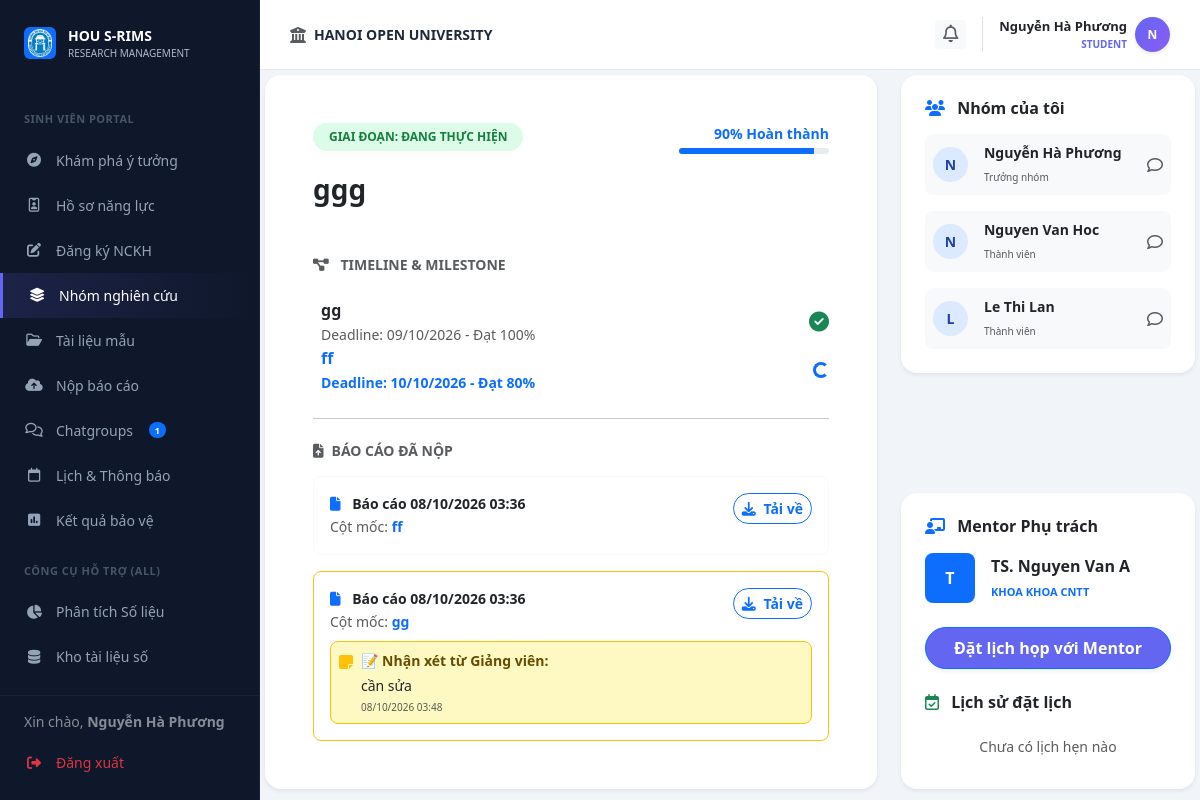
/student/progress (signed in), run on an earlier commit of the app's database.
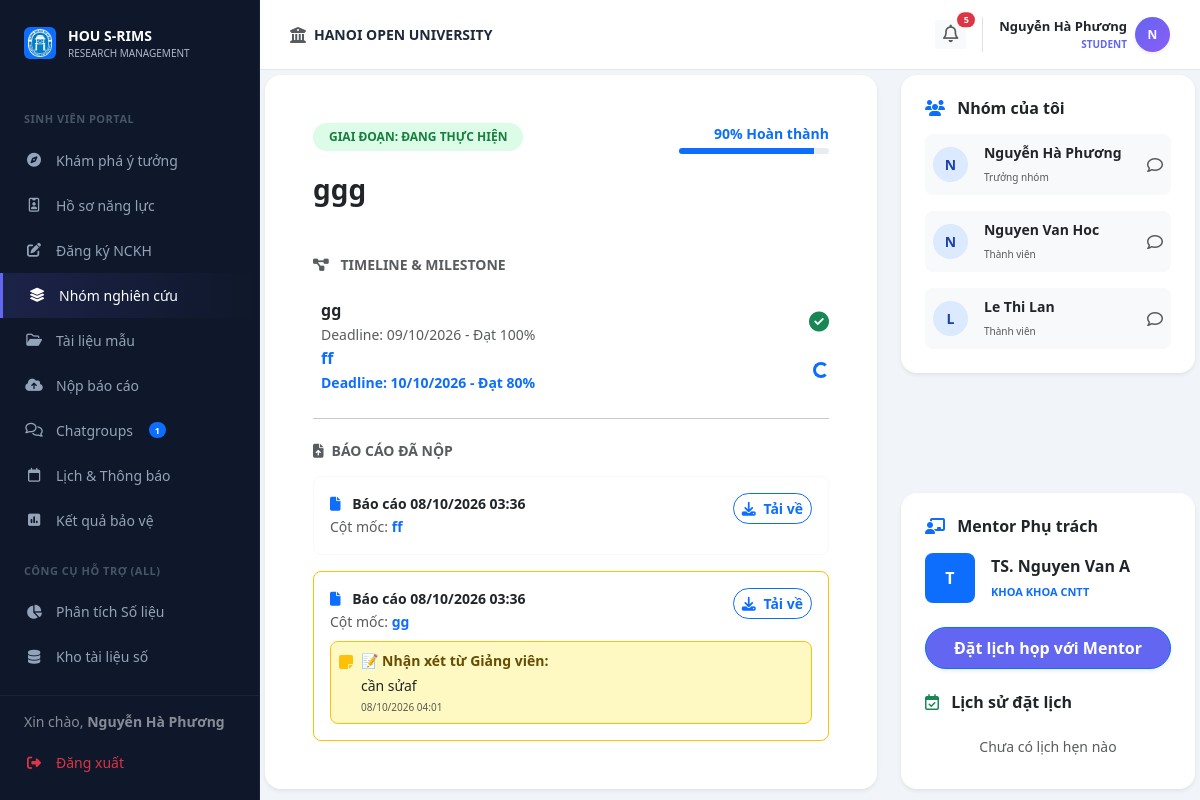
And on a later commit of the database.
### models.py (models this page shows)
class Submission(db.Model):
    __tablename__ = 'submissions'
    id = db.Column(db.Integer, primary_key=True)
    topic_id = db.Column(db.Integer, db.ForeignKey('topics.id'), nullable=False)
    milestone_id = db.Column(db.Integer, db.ForeignKey('milestones.id'), nullable=True)
    uploader_id = db.Column(db.Integer, db.ForeignKey('users.id'), nullable=False)
    file_url = db.Column(db.String(255), nullable=False)
    type = db.Column(db.String(50), nullable=False)
    submitted_at = db.Column(db.DateTime, default=datetime.utcnow)
    feedback = db.Column(db.Text, nullable=True)
    feedback_at = db.Column(db.DateTime, nullable=True)
    milestone = db.relationship('Milestone', backref='submissions')

class Milestone(db.Model):
    __tablename__ = 'milestones'
    id = db.Column(db.Integer, primary_key=True)
    topic_id = db.Column(db.Integer, db.ForeignKey('topics.id'), nullable=False)
    name = db.Column(db.String(100), nullable=False)
    deadline = db.Column(db.DateTime, nullable=False)
    description = db.Column(db.Text, nullable=True)
    status = db.Column(db.String(20), default='pending')

### routes/student_bp.py (the view)
@student_bp.route('/progress')
def progress():
    user_id = session.get('user_id')
    my_groups = Group.query.join(GroupMember).join(Batch).filter(GroupMember.student_id == user_id, Batch.status == 'active').all()
    my_topics = []
    topic_milestones = []
    topic_submissions = []
    if my_groups:
        group_ids = [g.id for g in my_groups]
        my_topics = Topic.query.join(Batch).filter(Topic.group_id.in_(group_ids), Batch.status == 'active').all()
        if my_topics:
            topic_milestones = Milestone.query.filter_by(topic_id=my_topics[0].id).order_by(Milestone.deadline.asc()).all()
            total_progress = 0
            for m in topic_milestones:
                p = Progress.query.filter_by(milestone_id=m.id).order_by(Progress.updated_at.desc()).first()
                m.progress_pct = p.percentage if p else 0
                total_progress += m.progress_pct
            if len(topic_milestones) > 0:
                total_progress = total_progress // len(topic_milestones)
            my_topics[0].total_progress = total_progress
            from models import Submission
            topic_submissions = Submission.query.filter_by(topic_id=my_topics[0].id).order_by(Submission.submitted_at.desc()).all()
    from models import Meeting
    my_meetings = Meeting.query.filter_by(organizer_id=user_id).order_by(Meeting.start_time.desc()).all()
    return render_template('student/progress.html', my_groups=my_groups, my_topics=my_topics, topic_milestones=topic_milestones, my_meetings=my_meetings, topic_submissions=topic_submissions)

### routes/student_bp.py (called while the page is built)
@student_bp.before_request
def require_student():
    if session.get('role') != 'student':
        return redirect(url_for('auth.login'))

### templates/student/progress.html (shortened to what the changed rows need)
{% extends "layouts/student_layout.html" %}
{% block student_content %}
<div id="view-s-group" class="fade-in ">
                <div class="row g-4">
                    <div class="col-md-8">
                        {% if my_topics and my_topics|length > 0 %}
                        {% set active_topic = my_topics[0] %}
                        <div class="card border-0 shadow-sm rounded-4 p-5 h-100">
                            {% if topic_submissions %}
                            <div class="d-flex flex-column gap-3">
                                {% for sub in topic_submissions %}
                                <div class="border rounded-3 p-3 {{ 'border-warning' if sub.feedback else 'border-light' }}">
                                    <div class="d-flex justify-content-between align-items-start">
                                        <div>
                                            <div class="fw-bold text-dark small">
                                                <i class="fa-solid fa-file me-2 text-primary"></i>
                                                Báo cáo {{ sub.submitted_at.strftime('%d/%m/%Y %H:%M') }}
                                            </div>
                                            {% if sub.milestone %}
                                            <small class="text-muted">Cột mốc: <span class="fw-bold text-primary">{{ sub.milestone.name }}</span></small>
                                            {% endif %}
                                        </div>
                                        <a href="/api/submissions/download/{{ sub.id }}" class="btn btn-sm btn-outline-primary rounded-pill fw-bold">
                                            <i class="fa-solid fa-download me-1"></i> Tải về
                                        </a>
                                    </div>
                                    {% if sub.feedback %}
                                    <div class="mt-2 p-2 rounded-3 bg-warning-subtle border border-warning d-flex gap-2 align-items-start">
                                        <i class="fa-solid fa-note-sticky text-warning mt-1 flex-shrink-0"></i>
                                        <div>
                                            <div class="small fw-bold text-warning-emphasis">📝 Nhận xét từ Giảng viên:</div>
                                            <div class="small text-dark mt-1">{{ sub.feedback }}</div>
                                            {% if sub.feedback_at %}
                                            <div class="text-muted mt-1" style="font-size:10px;">{{ sub.feedback_at.strftime('%d/%m/%Y %H:%M') }}</div>
                                            {% endif %}
                                        </div>
                                    </div>
                                    {% endif %}
                                </div>
                                {% endfor %}
                            </div>
                            {% endif %}
                        </div>
                        {% else %}
                        <div class="card border-0 shadow-sm rounded-4 p-5 h-100 text-center">
                            <div class="text-muted">Bạn chưa tham gia đề tài nào</div>
                        </div>
                        {% endif %}
                    </div>
                </div>
        </div>
{% endblock %}

### templates/layouts/student_layout.html (shortened to what this page needs)
{% extends "base.html" %}
{% block content %}
        <div class="top-bar">
            <div class="d-flex align-items-center gap-2">
                <i class="fa-solid fa-building-columns text-muted"></i>
                <span class="fw-bold text-uppercase small">HANOI OPEN UNIVERSITY</span>
            </div>
            <div class="d-flex align-items-center gap-3">
                <div class="dropdown">
                    <button class="btn btn-light border-0 btn-sm fw-bold text-muted position-relative" type="button" data-bs-toggle="dropdown" aria-expanded="false">
                        <i class="fa-regular fa-bell" style="font-size: 1.1rem;"></i>
                        {% set unread_count = notifications|selectattr('is_read', 'equalto', false)|list|length %}
                        {% set pending_inv_count = current_user.group_memberships | selectattr('status', 'equalto', 'pending') | list | length if current_user else 0 %}
                        {% if unread_count + pending_inv_count > 0 %}
                        <span class="position-absolute top-0 start-100 translate-middle badge rounded-pill bg-danger" style="font-size: 9px; min-width: 18px;">
                            {{ unread_count + pending_inv_count }}
                        </span>
                        {% endif %}
                    </button>
                            {% set pending_invitations = [] %}
                            {% if current_user %}
                                {% set pending_invitations = current_user.group_memberships | selectattr('status', 'equalto', 'pending') | list %}
                            {% endif %}
                </div>
                <div class="dropdown border-start ps-3">
                    <div class="d-flex align-items-center gap-2 cursor-pointer dropdown-toggle no-arrow" data-bs-toggle="dropdown">
                        <div class="text-end">
                            <div class="fw-bold text-dark" style="font-size: 13px;">
                                {{ current_user.full_name if current_user else 'Sinh Viên' }}
                            </div>
                            <div class="fw-bold text-uppercase" style="font-size: 10px; color: #6366f1 !important;">
                                {{ current_user.role if current_user else 'Student' }}
                            </div>
                        </div>
                        <div class="rounded-circle text-white d-flex align-items-center justify-content-center fw-bold shadow-sm" style="width: 35px; height: 35px; font-size: 12px; background: linear-gradient(135deg, #6366f1 0%, #8b5cf6 100%) !important;">
                            {{ current_user.full_name[0] | upper if current_user and current_user.full_name else 'S' }}
                        </div>
                    </div>
                </div>
            </div>
        </div>
    <div class="content-area flex-grow-1 d-flex flex-column">
<div class="content-body flex-grow-1 d-flex flex-column">
{% block student_content %}{% endblock %}
</div>
{% endblock %}

What changed in the data, as far as the page shows it:
changed Submission "gg": feedback "cần sửa" → "cần sửaf"; feedback_at "08/10/2026 03:48" → "08/10/2026 04:01"
Also different on the page:
{{ unread_count + pending_inv_count }}: (not shown) → "5"
